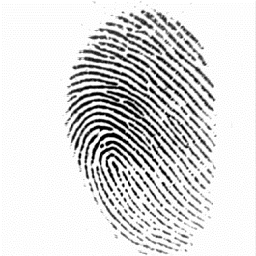
//> input picture fp.tif, 256 x 256 px
$ ./feature_extraction fp.tif fp.tif   (built with g++ and OpenCV 4)
//> lines starting //> are read from the running program, lines starting //| are printed output that depends on the picture; after the words box and inside, x2 and y2 are one past the last pixel; in counts of white or black regions, pixels touching at a corner belong together
### fingerprint_structure.h
#ifndef FINGERPRINT_STRUCTURE_H
#define FINGERPRINT_STRUCTURE_H

#ifdef __CUDACC__
#define CUDA_HOSTDEV __host__ __device__
#else
#define CUDA_HOSTDEV
#endif

#include <stdio.h>
#include <vector>
#include <string>
#include <cstring>

// static const float orientation_unit = 0.703125;
static const float orientation_unit = 180.0f/256.0f;
static const float coherence_unit = 255.0f;
static const float period_unit = 0.1f;

struct fingerprint {
    int id;
    unsigned char local_orientation[36];
    unsigned char local_coherence[36];
    unsigned char local_frequency[36];
    unsigned char avg_orientation;
    unsigned char avg_frequency;
};

CUDA_HOSTDEV unsigned char orientation_to_byte(float orientation);

CUDA_HOSTDEV float byte_to_orientation(unsigned char c);

CUDA_HOSTDEV unsigned char coherence_to_byte(float coherence);

CUDA_HOSTDEV float byte_to_coherence(unsigned char c);

CUDA_HOSTDEV unsigned char frequency_to_byte(float frequency);

CUDA_HOSTDEV float byte_to_frequency(unsigned char c);

CUDA_HOSTDEV unsigned char period_to_byte(float period);

CUDA_HOSTDEV float byte_to_period(unsigned char c);

struct fingerprint make_fingerprint_struct(int id, std::vector<float> local_orientation, std::vector<float> local_coherence, std::vector<float> local_frequency, float avg_orie, float avg_freq);

void print_fingerprint_struct(struct fingerprint fp);

void get_fingerprint_local_values(struct fingerprint fp, std::vector<float> &local_orientation, std::vector<float> &local_coherence, std::vector<float> &local_frequency);

float get_fingerprint_average_orientation(struct fingerprint fp);

float get_fingerprint_average_frequency(struct fingerprint fp);

void save_to_file(int size, struct fingerprint fps[], std::string filename);

int read_from_file(std::vector<struct fingerprint> &fps, std::string filename);

int get_last_id_from_file(std::string filename);

int get_new_fingerprint_id(int last_id);

#endif

### fingerprint_structure.hpp
#ifndef FINGERPRINT_STRUCTURE_H
#define FINGERPRINT_STRUCTURE_H

#include <stdio.h>
#include <vector>
#include <string>
#include <cstring>

// static const float orientation_unit = 0.703125;
static const float orientation_unit = 180.0f/256.0f;
static const float coherence_unit = 255.0f;
static const float period_unit = 0.1f;

struct fingerprint {
    int id;
    unsigned char local_orientation[36];
    unsigned char local_coherence[36];
    unsigned char local_frequency[36];
    unsigned char avg_orientation;
    unsigned char avg_frequency;
};

__host__ __device__ unsigned char orientation_to_byte(float orientation);

__host__ __device__ float byte_to_orientation(unsigned char c);

__host__ __device__ unsigned char coherence_to_byte(float coherence);

__host__ __device__ float byte_to_coherence(unsigned char c);

__host__ __device__ unsigned char frequency_to_byte(float frequency);

__host__ __device__ float byte_to_frequency(unsigned char c);

__host__ __device__ unsigned char period_to_byte(float period);

__host__ __device__ float byte_to_period(unsigned char c);

__host__ __device__ struct fingerprint make_fingerprint_struct(int id, std::vector<float> local_orientation, std::vector<float> local_coherence, std::vector<float> local_frequency, float avg_orie, float avg_freq);

__host__ __device__ void print_fingerprint_struct(struct fingerprint fp);

__host__ __device__ void get_fingerprint_local_values(struct fingerprint fp, std::vector<float> &local_orientation, std::vector<float> &local_coherence, std::vector<float> &local_frequency);

__host__ __device__ float get_fingerprint_average_orientation(struct fingerprint fp);

__host__ __device__ float get_fingerprint_average_frequency(struct fingerprint fp);

__host__ __device__ void save_to_file(int size, struct fingerprint fps[], std::string filename);

__host__ __device__ int read_from_file(std::vector<struct fingerprint> &fps, std::string filename);

__host__ __device__ int get_last_id_from_file(std::string filename);

__host__ __device__ int get_new_fingerprint_id(int last_id);

#endif

### feature_extraction.cpp
#include <opencv2/opencv.hpp>
#include <stdio.h>
#include <stdlib.h>
#include <iostream>
#include <vector>
#include "fingerprint_structure.hpp"
using namespace cv;
using namespace std;

#define THRESHOLD 40
#define BLOCKSIZE 16
#define REQUIREDMEAN 100
#define REQUIREDVAR 100
#define MINPERIOD 3
#define MAXPERIOD 25
#define KERNELSIZE 5
#define GAUSSKERNELSIZE 7
#define TOLERANCE 50
#define LOCALWIDTH 6

const int max_interpolation = 1e3;

const float low_pass_kernel[KERNELSIZE][KERNELSIZE] = {
	{0.031827, 0.037541, 0.039665, 0.037541, 0.031827},
	{0.037541, 0.044281, 0.046787, 0.044281, 0.037541},
	{0.039665, 0.046787, 0.049434, 0.046787, 0.039665},
	{0.037541, 0.044281, 0.046787, 0.044281, 0.037541},
	{0.031827, 0.037541, 0.039665, 0.037541, 0.031827}
};

const float gaussian_kernel[GAUSSKERNELSIZE][GAUSSKERNELSIZE] = {
	{0.011362, 0.014962, 0.017649, 0.018648, 0.017649, 0.014962, 0.011362},
	{0.014962, 0.019703, 0.02324, 0.024556, 0.02324, 0.019703, 0.014962},
	{0.017649, 0.02324, 0.027413, 0.028964, 0.027413, 0.02324, 0.017649},
	{0.018648, 0.024556, 0.028964, 0.030603, 0.028964, 0.024556, 0.018648},
	{0.017649, 0.02324, 0.027413, 0.028964, 0.027413, 0.02324, 0.017649},
	{0.014962, 0.019703, 0.02324, 0.024556, 0.02324, 0.019703, 0.014962},
	{0.011362, 0.014962, 0.017649, 0.018648, 0.017649, 0.014962, 0.011362}
};

//Max offsets for getting the 36 local orientations/frequencies
//Format is y offset, absolute x offset
const int offsets[LOCALWIDTH][2] = {{-1, 3}, {0,4}, {1,3}, {2,3}, {3,2}, {4,0}};

Mat normalize_image(Mat image) {
	Mat norm_image = image.clone();
	norm_image.convertTo(norm_image, CV_32FC1);

	Scalar mean, stddev;
    meanStdDev(norm_image, mean, stddev);
    cout << "Mean " << mean.val[0] << endl;
    cout << "Stddev " << stddev.val[0] << endl;

	norm_image = norm_image - mean.val[0];
	pow(norm_image, 2, norm_image);
	norm_image = norm_image * REQUIREDVAR / stddev.val[0];
	sqrt(norm_image, norm_image);

	for (int i=0 ; i<image.cols ; i++) {
		for (int j=0 ; j<image.rows ; j++) {
			if (image.at<float>(j,i) > mean.val[0]) {
				norm_image.at<float>(j,i) += REQUIREDMEAN;
			} else {
				norm_image.at<float>(j,i) = REQUIREDMEAN - norm_image.at<float>(j,i);
			}
		}
	}

	return norm_image;
}

void visualize_orientation(Mat orie, Mat coherence, Mat image) {
	Mat visual = image.clone();
	cvtColor(visual, visual, cv::COLOR_GRAY2BGR);
	float r = BLOCKSIZE/2 - 2;
	for (int i=BLOCKSIZE/2 ; i<=orie.cols-BLOCKSIZE/2 ; i+=BLOCKSIZE) {
		for (int j=BLOCKSIZE/2 ; j<=orie.rows-BLOCKSIZE/2 ; j+=BLOCKSIZE) {

			if (orie.at<float>(j,i) != 0) {
				// cout << j << " " << i << " " << orie.at<float>(j,i) << endl;
				int x1 = r * cos(orie.at<float>(j,i)*CV_PI/180.0f) + i;
				int y1 = r * sin(orie.at<float>(j,i)*CV_PI/180.0f) + j;
				int x2 = i - r*cos(orie.at<float>(j,i)*CV_PI/180.0f);
				int y2 = j - r*sin(orie.at<float>(j,i)*CV_PI/180.0f);
				// cout << j << " " << i << " " << orie.at<float>(j,i) << " " << x1 << " " << y1 << " " << x2 << " " << y2 << " " << endl;
				Point P1(x1,y1), P2(x2,y2);
				if (coherence.at<float>(j,i) > 0.5) {
					line(visual, P1, P2, CV_RGB(0, 0, 255));
				} else {
					line(visual, P1, P2, CV_RGB(255, 0, 0));
				}
			}
		}
	}
	imshow("Orientation", visual);
	// waitKey(0);
}

Mat calculate_orientation(Mat img, Mat &coherence) {
	Mat image = img.clone();
	Mat orient_im = Mat::zeros(image.size(), image.type());
	Mat orient = Mat::zeros(image.size(), image.type());
	Mat grad_x, grad_y;
	Mat phi_x = Mat::zeros(image.size(), image.type()), phi_y = Mat::zeros(image.size(), image.type());
	Mat phi_x_acc = Mat::zeros(image.size(), image.type()), phi_y_acc = Mat::zeros(image.size(), image.type());

	GaussianBlur( image, image, Size(3,3), 0, 0, BORDER_DEFAULT );
	Sobel(image, grad_x, CV_32F, 1, 0, 3, 1, 0, BORDER_DEFAULT );
	Sobel(image, grad_y, CV_32F, 0, 1, 3, 1, 0, BORDER_DEFAULT );

	//Iterate per BLOCKSIZE and use BLOCKSIZE/2 as the center
	for (int i=BLOCKSIZE/2 ; i<=image.cols-BLOCKSIZE/2 ; i+=BLOCKSIZE) {
		for (int j=BLOCKSIZE/2 ; j<=image.rows-BLOCKSIZE/2 ; j+=BLOCKSIZE) {
			//Iterate each pixel in the block
			float vx = 0.0f, vy = 0.0f, angle;

			//Coherence
			float gx = 0.0f, gy = 0.0f, gxy = 0.0f;
			for (int u=i-BLOCKSIZE/2 ; u<i+BLOCKSIZE/2 ; u++) {
				for (int v=j-BLOCKSIZE/2 ; v<j+BLOCKSIZE/2 ; v++) {
					gx = 2* grad_x.at<float>(v,u) * grad_y.at<float>(v,u);
					gy = pow(grad_x.at<float>(v,u), 2) - pow(grad_y.at<float>(v,u), 2);
					vx += gx;
					vy += gy;
					gxy += sqrt(pow(gx,2)+pow(gy,2));
				}
			}
			if (vy == 0) {
				angle = 0.5;
			} else {
				angle = 0.5 * atan(vx/vy);
			}

			//The angle above is the angle perpendicular to ridge direction
			orient_im.at<float>(j,i) = angle * 180.0f/CV_PI;
			cout << j << " " << i << " " << angle << endl;


			//Coherence
			float coh = sqrt(pow(vx,2)+pow(vy,2))/gxy;
			coherence.at<float>(j,i) = coh;

			//Low pass filter correcting
			phi_x.at<float>(j,i) = cos(2*angle);
			phi_y.at<float>(j,i) = sin(2*angle);
		}
	}

	//Low pass filtering
	for (int i=BLOCKSIZE/2 ; i<=image.cols-BLOCKSIZE/2 ; i+=BLOCKSIZE) {
		for (int j=BLOCKSIZE/2 ; j<=image.rows-BLOCKSIZE/2 ; j+=BLOCKSIZE) {
			float sum_x = 0.0f, sum_y = 0.0f;
			for (int u=-KERNELSIZE/2 ; u<=KERNELSIZE/2 ; u++) {
				for (int v=-KERNELSIZE/2 ; v<=KERNELSIZE/2 ; v++) {
					sum_x += low_pass_kernel[v+KERNELSIZE/2][u+KERNELSIZE/2] * phi_x.at<float>(j-v*BLOCKSIZE, i-u*BLOCKSIZE);
					sum_y += low_pass_kernel[v+KERNELSIZE/2][u+KERNELSIZE/2] * phi_y.at<float>(j-v*BLOCKSIZE, i-u*BLOCKSIZE);
					// [6 lines of commented-out code are left out]
				}
			}
			float corrected_angle;
			if (sum_x == 0) {
				corrected_angle = 90;
			} else {
				corrected_angle = 0.5f * atan2(sum_y,sum_x) * 180.0f/CV_PI;
			}
			orient.at<float>(j,i) = corrected_angle + 90;
			// cout << j << " " << i << " " << corrected_angle << endl;
		}
	}

	// return orient_im;
	return orient;
}

void correct_orientation(Mat &orie, Mat &cohe, Mat image) {
	cout << orie.rows << " " << orie.cols << endl;
	for (int i=BLOCKSIZE/2 ; i<=orie.cols-BLOCKSIZE/2 ; i+=BLOCKSIZE) {
		for (int j=BLOCKSIZE/2 ; j<=orie.rows-BLOCKSIZE/2 ; j+=BLOCKSIZE) {
			bool done = false;
			while (!done) {
				Mat block = image(cv::Rect(i-BLOCKSIZE/2, j-BLOCKSIZE/2, BLOCKSIZE, BLOCKSIZE));
				float r = BLOCKSIZE/2 - 1;
				float angle = orie.at<float>(j,i);
				int x1 = r * cos(angle*CV_PI/180.0f) + BLOCKSIZE/2;
				int y1 = r * sin(angle*CV_PI/180.0f) + BLOCKSIZE/2;
				int x2 = BLOCKSIZE/2 - r*cos(angle*CV_PI/180.0f);
				int y2 = BLOCKSIZE/2 - r*sin(angle*CV_PI/180.0f);
				Point P1(x1,y1), P2(x2,y2);
				cvtColor(block, block, cv::COLOR_GRAY2BGR);
				line(block, P1, P2, CV_RGB(0, 0, 255));
				imshow("Block Orientation", block);
				rectangle(image, Point(i-BLOCKSIZE/2, j-BLOCKSIZE/2), Point(i+BLOCKSIZE/2, j+BLOCKSIZE/2), CV_RGB(255,0,0), 1);
				visualize_orientation(orie, cohe, image);
				cerr << "Current angle : " << angle << endl;
				cerr << "Input new angle : ";
				waitKey(1);
				// float newangle;
				// cin >> newangle;
				string buf;
				getline(cin, buf);
				if (buf == "") {
					done = true;
				} else if (buf == "a") {
					orie.at<float>(j,i) = 45.0f;
				} else if (buf == "q") {
					orie.at<float>(j,i) = 67.0f;
				} else if (buf == "e") {
					orie.at<float>(j,i) = 112.0f;
				} else if (buf == "d") {
					orie.at<float>(j,i) = 135.0f;
				} else if (buf == "w") {
					orie.at<float>(j,i) = 90.0f;
				} else if (buf == "s") {
					orie.at<float>(j,i) = 0.0f;
				} else if (buf == "z") {
					orie.at<float>(j,i) = 22.0f;
				} else if (buf == "c") {
					orie.at<float>(j,i) = 157.0f;
				} else {
					orie.at<float>(j,i) = atof(buf.c_str());
				}
				// [5 lines of commented-out code are left out]
			}
		}
	}
}

// [49 lines left out: functions visualize_frequency, calculate_period, not called in this run]

int testx = 120, testy = 104;

float miu(float x) {
	return x <= 0 ? 0 : x;
}

float sigma(float x) {
	return x <= 0 ? 0 : 1;
}

// [183 lines left out: functions interpolate_frequency, calculate_frequency, find_core_point, not called in this run]

Mat create_mask(Mat image) {
	Mat mask = Mat::zeros(image.size(), image.type());
	for (int i=0 ; i<image.cols ; i+=BLOCKSIZE) {
		for (int j=0 ; j<image.rows ; j+=BLOCKSIZE) {
			Mat segment = image(cv::Rect(i, j, BLOCKSIZE, BLOCKSIZE));

			Scalar mean, stddev;
			meanStdDev(segment, mean, stddev);
			// [8 lines of commented-out code are left out]
			if (stddev.val[0] > THRESHOLD) {
				// cout << "Masked : " << i << " " << j << endl;
				for (int u=0 ; u<BLOCKSIZE ; u++) {
					for (int v=0 ; v<BLOCKSIZE ; v++) {
						mask.at<float>(j+u,i+v) = 1;
					}
				}
			} else {
				for (int u=0 ; u<BLOCKSIZE ; u++) {
					for (int v=0 ; v<BLOCKSIZE ; v++) {
						image.at<float>(j+u,i+v) = 0;
					}
				}
			}
		}
	}
	// imshow("Mask", mask);
	// imshow("Masked image", image);
	// waitKey(0);
	return mask;
}

// [90 lines left out: functions calculate_average_orientation, calculate_average_frequency, get_local_values, save_feature, not called in this run]

int main(int argc, char** argv) {
	if (argc < 3) {
        cerr << "Usage : ./feature_extraction fingerprint_image database_filename\n";
        return 0;
    }

	//Read image
	String img = argv[1];
	string db_name = argv[2];
	cout << db_name << endl;
	Mat image = imread(img, 0);
//> image is the input picture: 256 rows x 256 cols, CV_8UC1; min 0, max 255, mean 219.5

	//Check for failure
	if (image.empty()) {
		cout << "Could not open or find the image" << endl;
		return -1;
	}

    imshow("Fingerprint", image);
    // waitKey(0);

    Mat norm_image = normalize_image(image);
//> in normalize_image, `meanStdDev(norm_image, mean, stddev);`: mean = Scalar(219.5); stddev = Scalar(68.65)
//| Mean 219.474
//| Stddev 68.651
//> after the loop in normalize_image, `for (int i=0 ; i<image.cols ; i++)`:
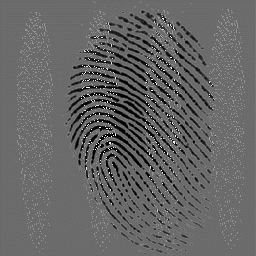
//> norm_image: 256 rows x 256 cols, CV_32FC1; min -164.9, max 364.9, mean 46.4; drawn with min black and max white
    imshow("Normalized", norm_image);
    // waitKey(0);

	Mat mask = create_mask(norm_image);
//> after the loop in create_mask, `for (int i=0 ; i<image.cols ; i+=BLOCKSIZE)`:
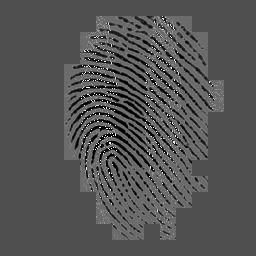
//> image: 256 rows x 256 cols, CV_32FC1; min -164.9, max 364.9, mean 9.9; drawn with min black and max white
//> after the loop in create_mask, `for (int i=0 ; i<image.cols ; i+=BLOCKSIZE)`:
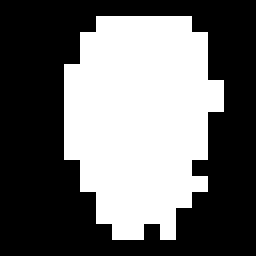
//> mask: 256 rows x 256 cols, CV_32FC1; values 0 (black) and 1 (white), 41.8% white; 1 white region, box (x1, y1, x2, y2) and area: (64, 16, 224, 240) 27392
	imshow("Mask", mask);
	// waitKey(0);

    Mat orie = image.clone();
    Mat coherence = Mat::zeros(image.size(), image.type());
    orie = calculate_orientation(norm_image, coherence);
//> in calculate_orientation, `Sobel(image, grad_x, CV_32F, 1, 0, 3, 1, 0, BORDER_DEFAULT );`:
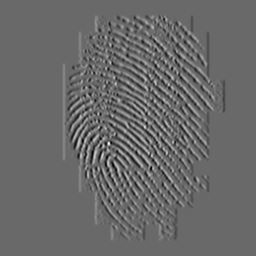
//> grad_x: 256 rows x 256 cols, CV_32FC1; min -754, max 1061.9, mean 0; drawn with min black and max white
//> after the loop in calculate_orientation, `for (int i=BLOCKSIZE/2 ; i<=image.cols-BLOCKSIZE/2 ; i+=BLOCKSIZE)`:
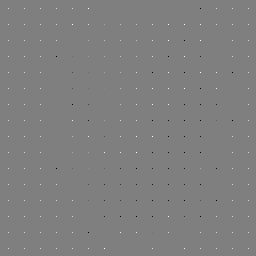
//> orient_im: 256 rows x 256 cols, CV_32FC1; min -44.94, max 44.87, mean 0; drawn with min black and max white
//> after the loop in calculate_orientation, `for (int i=BLOCKSIZE/2 ; i<=image.cols-BLOCKSIZE/2 ; i+=BLOCKSIZE)`:
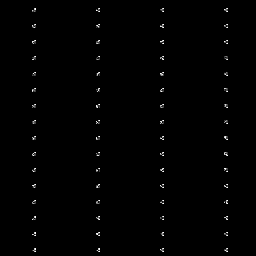
//> coherence: 256 rows x 256 cols, CV_8UC1; min 0, max 255, mean 1.6
    visualize_orientation(orie, coherence, image);
//> after the loop in visualize_orientation, `for (int i=BLOCKSIZE/2 ; i<=orie.cols-BLOCKSIZE/2 ; i+=BLOCKSIZE)`:
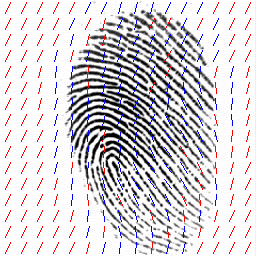
//> visual: 256 rows x 256 cols, CV_8UC3; 4.68% of pixels changed, all inside (x1, y1, x2, y2) = (5, 2, 251, 254)
	waitKey(0);
	correct_orientation(orie, coherence, image);
//| 256 256
//> (the run ends here: the program needs input that this run does not give, at `for (int i=BLOCKSIZE/2 ; i<=orie.cols-BLOCKSIZE/2 ; i+=BLOCKSIZE)`)
